Frame 1 (no input): blank canvas, image omitted
Frame 60 (no input): blank canvas, image omitted
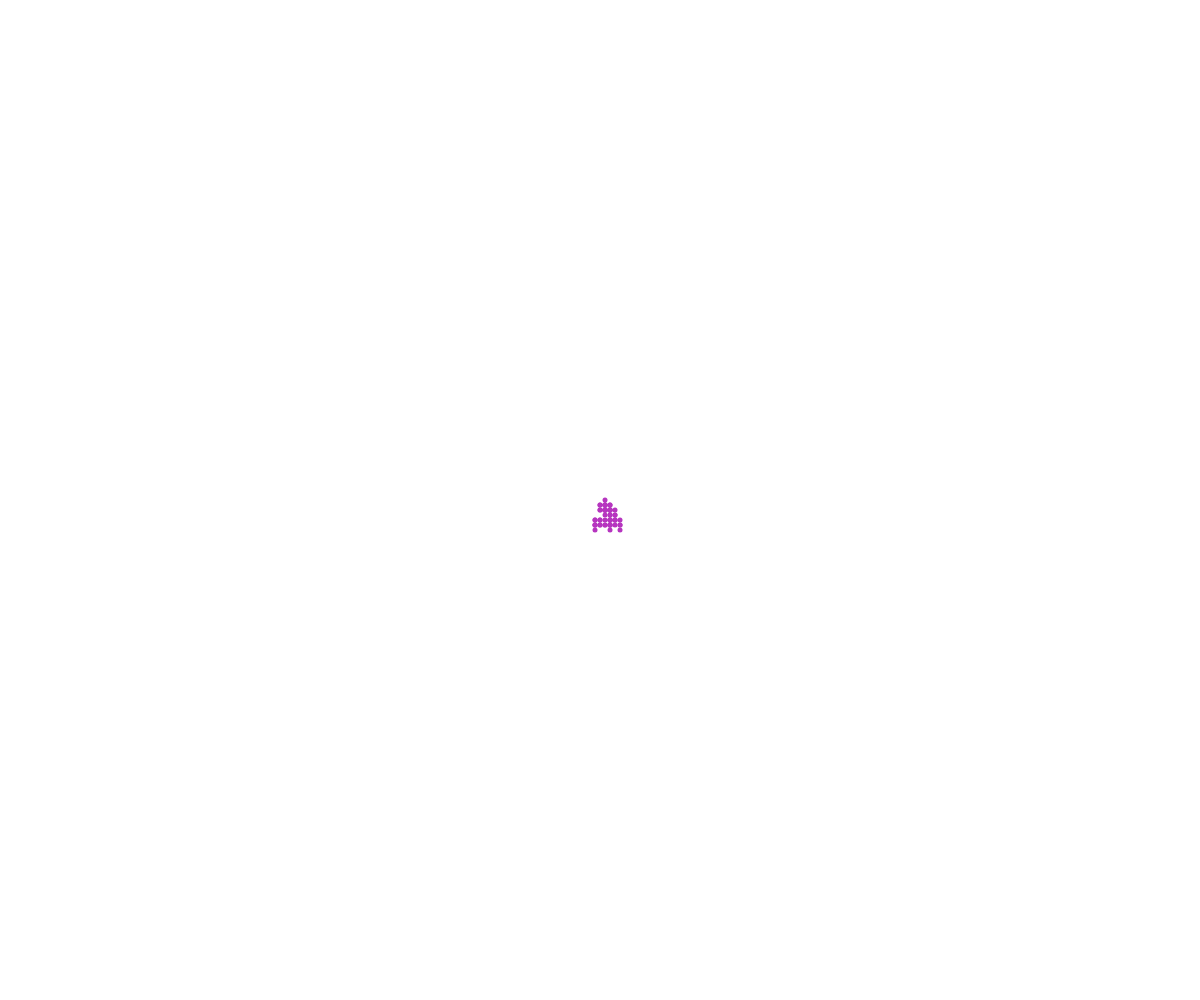
Frame 120 (the mouse pressed at the canvas centre since frame 60)

The p5.js sketch whose frames 1 and 60 were blank and that drew this single picture after the mouse press (run headless with seeded random() and noise() and a simulated clock; from frame 60 on, the mouse is pressed at the canvas centre):

// p5.js sketch
// ── sketch.js
// Walker OOP Demo

class Walker {
  constructor(x, y, theColor){
    this.x = x;
    this.y = y;
    this.speed = 5;
    this.diameter = 5;
    this.color = theColor;
  }

  display(){
    fill(this.color);
    circle(this.x, this.y, this.diameter);
  }

  move(){
    let choice = random(100);
    if (choice < 25){
      //up
      this.y -= this.speed;
    }
    else if(choice < 50){
      //down
      this.y+= this.speed;
    }
    else if(choice < 75){
      //left
      this.x-= this.speed;
    }
    else{
      //right
      this.x+= this.speed;
    }
  }
}

// let newell;
// let theo;

let theWalkers = [];

async function setup() {
  createCanvas(windowWidth, windowHeight);
  // newell = new Walker(width/2, height/2);
  // theo = new Walker(300, 400);
  // theo.color = "blue";
  noStroke();
}

function draw() {
  // newell.move();
  // theo.move();

  // newell.display();
  // theo.display();

  for (let theWalker of theWalkers){
    theWalker.move();
    theWalker.display();
  }
}

function mousePressed(){
  let theColor = color(random(255), random(255), random(255));
  let someWalker = new Walker(mouseX, mouseY, theColor);
  theWalkers.push(someWalker);
}
